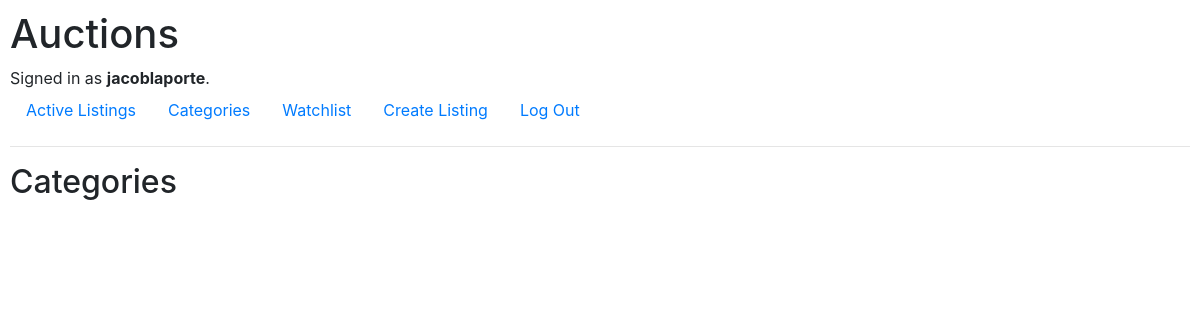
/categories (signed in), run on an earlier commit of the app's database.
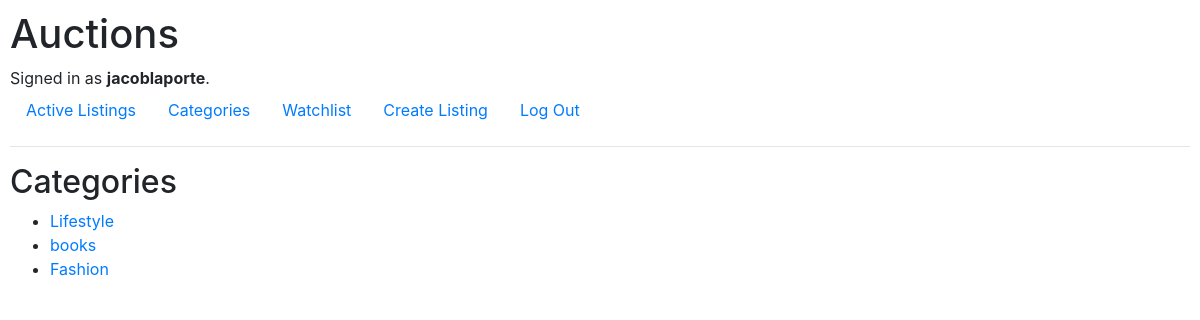
And on a later commit of the database.
### auctions/models.py (models this page shows, shortened)
class User(AbstractUser):
    username = models.CharField(max_length=64, unique=True)
    email = models.EmailField(max_length=254)
    password = models.CharField(max_length=64)

class Category(models.Model):
    name = models.CharField(max_length=64)
    listings = models.ManyToManyField(Listing, through='ListingCategory', related_name='categories')

### auctions/views.py (the view)
# urls.py: path("categories", views.categories, name="categories"),
def categories(request):
    categories = Category.objects.all()
    return render(request, "auctions/categories.html", {
        "categories": categories,
    })

### auctions/templates/auctions/categories.html
{% extends 'auctions/layout.html' %}
{% block body %}
    <h2>Categories</h2>
    <ul>
        {% for category in categories %}
            <li>
                <a href="{% url 'auctions:category' category.id %}">{{ category.name }}</a>
            </li>
        {% endfor %}
    </ul>
{% endblock %}

### auctions/templates/auctions/layout.html (shortened to what this page needs)
{% load static %}
<!DOCTYPE html>
<html lang="en">
    <head>
        <link rel="stylesheet" href="https://stackpath.bootstrapcdn.com/bootstrap/4.4.1/css/bootstrap.min.css">
        <link href="{% static 'auctions/styles.css' %}" rel="stylesheet">
    </head>
    <body>
        <h1>Auctions</h1>
        <div>
            {% if user.is_authenticated %}
                Signed in as <strong>{{ user.username }}</strong>.
            {% else %}
                Not signed in.
            {% endif %}
        </div>
        <ul class="nav">
            <li class="nav-item">
                <a class="nav-link" href="{% url 'auctions:index' %}">Active Listings</a>
            </li>
            {% if user.is_authenticated %}
                <li class="nav-item">
                    <a class="nav-link" href="{% url 'auctions:categories' %}">Categories</a>
                </li>
                <li class="nav-item">
                    <a class="nav-link" href="{% url 'auctions:watchlist' %}">Watchlist</a>
                </li>
                <li class="nav-item">
                    <a class="nav-link" href="{% url 'auctions:create' %}">Create Listing</a>
                </li>
                <li class="nav-item">
                    <a class="nav-link" href="{% url 'auctions:logout' %}">Log Out</a>
                </li>
            {% endif %}
        </ul>
        <hr>
        {% block body %}
        {% endblock %}
    </body>
</html>

### auctions/static/auctions/styles.css (style rules this page uses)
body { padding: 10px; }

What changed in the data, as far as the page shows it:
added Category: name "Lifestyle"
added Category: name "books"
added Category: name "Fashion"
